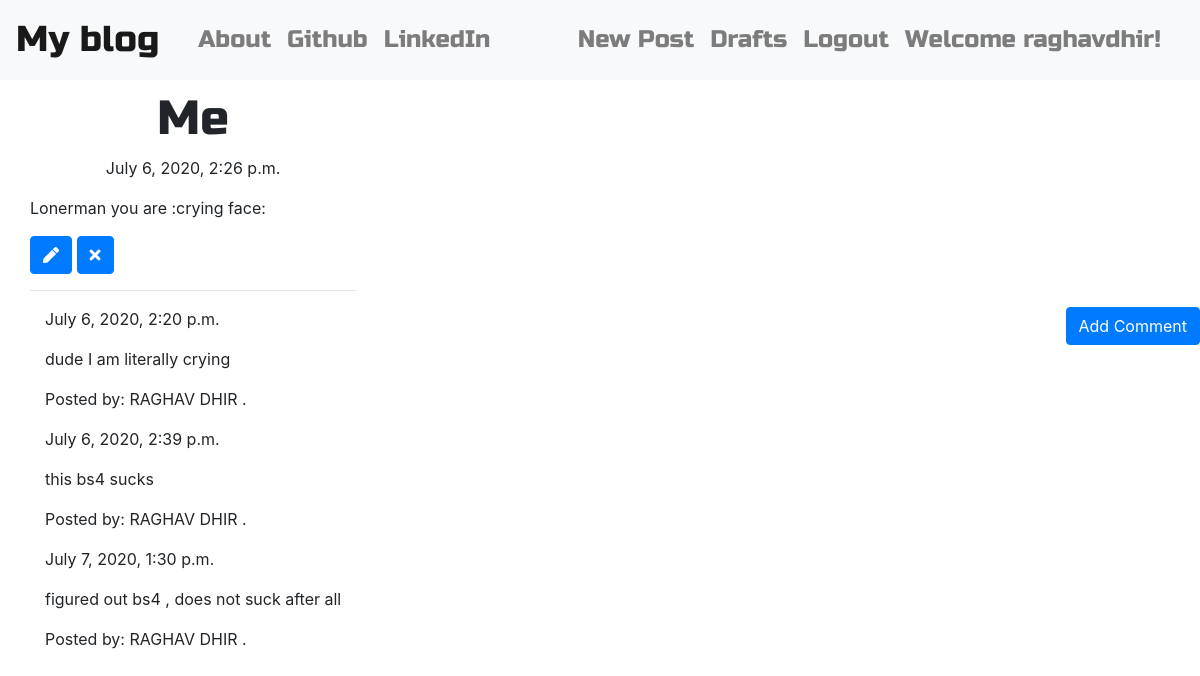
Page /post/4 (signed in) on the committed database.
### blogApp/models.py (models this page shows, shortened)
class Post(models.Model):
    author = models.ForeignKey('auth.User', on_delete=models.CASCADE)
    title = models.CharField(max_length=256)
    text = models.TextField()
    created_date = models.DateTimeField(default=timezone.now)
    published_date = models.DateTimeField(blank=True, null=True)

class Comment(models.Model):
    post = models.ForeignKey('blogApp.post', related_name='comments', on_delete=models.CASCADE)
    author = models.CharField(max_length=256)
    text = models.TextField()
    created_date = models.DateTimeField(default=timezone.now)
    approved_comment = models.BooleanField(default=False)

### blogApp/views.py (the view)
# urls.py: re_path(r'post/(?P<pk>\d+)$', views.PostDetailView.as_view(), name='post_detail'),
class PostDetailView(DetailView):
    model = Post

### blogApp/templates/blogApp/post_detail.html (shortened to what this page needs)
{% extends 'blogApp/base.html' %}
{% block body_block %}
<h1 class="posttitle loader">{{ post.title }}</h1>
{% if post.published_date %}
<div class="date postdate">
    {{ post.published_date }}
</div>
{% else %}
<a class="btn btn-default" href="{% url 'post_publish' pk=post.pk %}">Publish</a>
{% endif %}
<p class="postcontent">{{ post.text|safe|linebreaksbr }}</p>
{% if user.is_authenticated %}
<a class="btn btn-primary" href="{% url 'post_edit' pk=post.pk  %}">
    <i class="fas fa-pen"></i>
</a>
<a class="btn btn-primary" href="{% url 'post_remove' pk=post.pk  %}">
    <i class="fas fa-times"></i>
</a>
{% endif %}
<hr>
<a class="btn btn-primary btn-comment" href="{% url 'add_comment_to_post' pk=post.pk %}">Add Comment</a>
<div class="container">
    {% for comment in post.comments.all %}
    {% if user.is_authenticated or comment.approved_comment %}
    {{ comment.created_date }}
    <p>{{ comment.text|safe|linebreaks }}</p>
    <p>Posted by: {{ comment.author }}</p>
    {% endif %}
    {% empty %}
    <p>No Comments!</p>
    {% endfor %}
</div>
{% endblock %}

### blogApp/templates/blogApp/base.html (shortened to what this page needs)
<!DOCTYPE html>
{% load static %}
<html lang="en">
<head>
    <link rel="stylesheet" href="https://stackpath.bootstrapcdn.com/bootstrap/4.5.0/css/bootstrap.min.css">
    <link rel="stylesheet" href="//cdn.jsdelivr.net/npm/medium-editor@latest/dist/css/medium-editor.min.css" type="text/css" media="screen" charset="utf-8">
    <link rel="stylesheet" href="{% static 'css/blog.css' %}">
    <link rel="stylesheet" href="https://use.fontawesome.com/releases/v5.6.3/css/all.css">
</head>
<body class="loader">
<nav class="navbar navbar-expand-sm navbar-light bg-light techfont">
    <a class="navbar-brand bigbrand" href="{% url 'post_list' %}">My blog</a>
    <div class="container">
        <div class="collapse navbar-collapse">
        <ul class="navbar-nav mr-auto">
            <li class="nav-item">
                <a class="nav-link" href="{% url 'aboutus' %}">About</a>
            </li>
            <li class="nav-item">
                <a class="nav-link" href="https://www.github.com">Github</a>
            </li>
            <li class="nav-item">
                <a class="nav-link" href="https://www.linkedin.com">LinkedIn</a>
            </li>
        </ul>
        <ul class="nav navbar-nav navbar-right">
            {% if user.is_authenticated %}
            <li class="nav-item">
                <a class="nav-link" href="{% url 'post_new' %}">New Post</a>
            </li>
            <li class="nav-item">
                <a class="nav-link" href="{% url 'post_draft_list' %}">Drafts</a>
            </li>
            <li class="nav-item">
                <a class="nav-link" href="{% url 'logout' %}">Logout</a>
            </li>
            <li class="nav-item">
                <a class="nav-link">Welcome {{ user.username }}!</a>
            </li>
            {% else %}
            <li>
                <a class="nav navbar-right" href="{% url 'login' %}"><span><i class="fas fa-user"></i></span></a>
            </li>
            {% endif %}
        </ul>
        </div>
    </div>
</nav>
<div class="content container">
    <div class="row">
        <div class="blog_posts">
            {% block body_block %}
            {% endblock %}
        </div>
    </div>
</div>
</body>
</html>

### blogApp/static/css/blog.css (style rules this page uses)
.techfont { font-family: 'Russo One', sans-serif; font-size: 1.5em; margin-bottom: 10px; }
.bigbrand { font-size: 1.5em; }
.postdate { text-align: center; }
.posttitle { font-family: 'Russo One', sans-serif; font-size: 3em; text-align: center; }
.postcontent { font-family: 'Montserrat', sans-serif; font-size: 1.5em; }
.btn-comment { position: absolute; right: 0; }
.loader { filter:hue-rotate(0deg); color:linear-gradient(45deg,#0f8,#08f); animation:hue 10000ms infinite linear; }

### rows in the picture
Post: title "Me", published_date "July 6, 2020, 2:26 p.m.", text "Lonerman you are :crying face:"
Comment: created_date "July 6, 2020, 2:20 p.m.", text "dude I am literally crying", author "RAGHAV DHIR ."
Comment: created_date "July 6, 2020, 2:39 p.m.", text "this bs4 sucks", author "RAGHAV DHIR ."
Comment: created_date "July 7, 2020, 1:30 p.m.", text "figured out bs4 , does not suck after all", author "RAGHAV DHIR ."

### other values in the picture
{{ user.username }} "raghavdhir"
